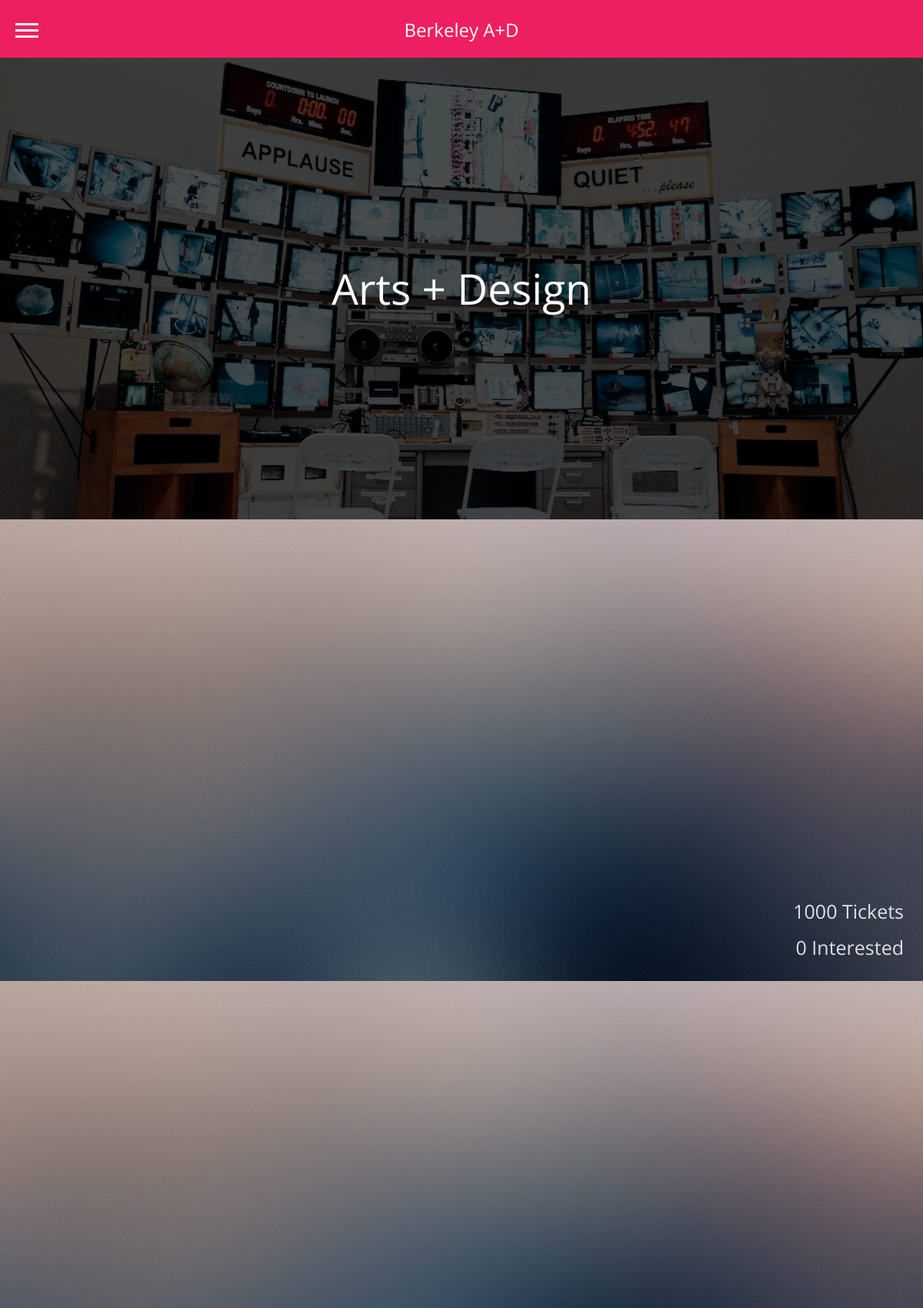
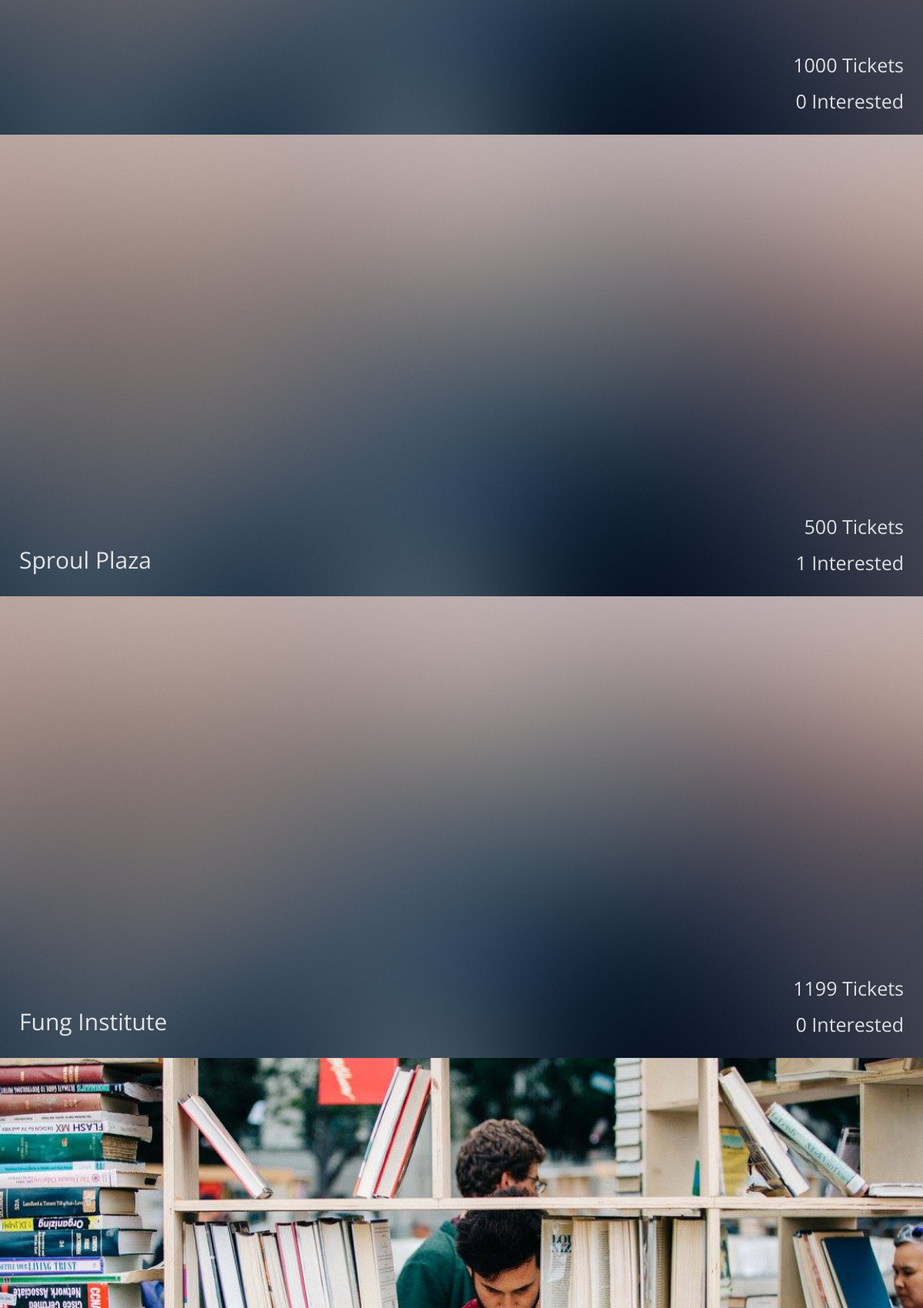
/home/ (upper part), run on the app's committed database (2 pictures, top to bottom).
### aC_bookfest/models.py (models this page shows)
class Event(models.Model):
    Title = models.CharField(max_length=255, blank=True)
    Type = models.CharField(max_length=100)
    Website = models.CharField(max_length=255, blank=True)
    Organizer = models.CharField(max_length=100)
    Location = models.CharField(max_length=255, blank=True)
    Time = models.CharField(max_length=100)
    Description = models.TextField(max_length=10000, blank=True)
    OfferType = models.CharField(max_length=100, blank=True)
    Max_order = models.IntegerField(null=False)
    Picture = models.FileField(upload_to=event_pic_path,null=True,default='settings.MEDIA_ROOT/default.jpg')

### aC_bookfest/views.py (the view)
# urls.py: url(r'^home/$', views.home, name='home'),
def home(request):
    latest_event_list = Event.objects.filter(Type='event').order_by('Time')[:5]
    return render(request, 'frontend/index.html', { 'latest_event_list': latest_event_list })

### aC_bookfest/templates/frontend/index.html (shortened to what this page needs)
{% extends 'frontend/base.html' %}
{% block content %}
<div class="rest">
<div class="angular-content" ng-app="myApp" ng-controller="myController">
	{% with user.profile.favorites.all as favorites %}
	    {% if latest_event_list %}
	        {% for event in latest_event_list %}
	            <div class="event-container" >
	            	<a href="{% url 'event_detail' pk=event.pk %}">
	                {% if event.Picture.url %}
	                <div class="event-image">
	                    <img src="{{ event.Picture.url }}" alt="{{ event.Title }}"/>
	                </div>
	                {% endif %}
	                <div class="event-info" ng-class="'color' + ($index % 3)">
						<div class="event-location">{{ event.Location }}</div>
						<div class="event-tix">{{ event.Max_order }} Tickets</div>
						<div class="event-interest">{{ event.favorited_by.count }} Interested</div>
					</div>
	            	</a>
	            </div>
	        {% endfor %}
	    {% else %}
	        <p>No events are available.</p>
	    {% endif %}
	{% endwith %}
</div>
</div>
{% endblock %}

### static/css/home_style.css (style rules this page uses)
html, body, div, span, applet, object, iframe, h1, h2, h3, h4, h5, h6, p, blockquote, pre, a, abbr, acronym, address, big, cite, code, del, dfn, em, img, ins, kbd, q, s, samp, small, strike, strong, sub, sup, tt, var, b, u, i, center, dl, dt, dd, ol, ul, li, fieldset, form, label, legend, table, caption, tbody, tfoot, thead, tr, th, td, article, aside, canvas, details, embed, figure, figcaption, footer, header, hgroup, menu, nav, output, ruby, section, summary, time, mark, audio, video { margin: 0; padding: 0; border: 0; font-size: 100%; font: inherit; vertical-align: baseline; }
body { line-height: 1; }
html { animation: fadeIn 1s ease forwards; }
body { margin:0 ! important; padding:0 ! important; }
.rest { height: 100%; width: 100%; transition: all 0.3s; -webkit-transition: all 0.3s; -moz-transition: all 0.3s; -o-transition: all 0.3s; }
a, a:link, a:visited { text-decoration: none; color: white; }
.event-container { position: relative; }
.event-image { height: 265px; width: 100%; }
.event-image img { width: 100%; height: 100%; object-fit: cover; }
.event-info { position: absolute; width: 100%; height: 85px; bottom: 0; opacity: 0.85; color: white; }
.event-location { position: absolute; bottom: 15px; left: 15px; font-size: 14px; }
.event-tix { position: absolute; top: 21px; right: 15px; font-size: 13px; }
.event-interest { position: absolute; bottom: 16px; right: 15px; font-size: 13px; }
@media only screen and (min-width: 750px) { .event-image { height: 450px; } }
@media only screen and (min-width: 750px) { .event-info { height: 120px; } }
@media only screen and (min-width: 750px) { .event-location { position: absolute; bottom: 20px; left: 20px; font-size: 24px; } }
@media only screen and (min-width: 750px) { .event-tix { position: absolute; top: 35px; right: 20px; font-size: 20px; } }
@media only screen and (min-width: 750px) { .event-interest { position: absolute; bottom: 20px; right: 20px; font-size: 20px; } }
@media only screen and (min-width: 1000px) { .event-image { height: 600px; } }
@media only screen and (min-width: 1000px) { .event-info { height: 150px; } }
@media only screen and (min-width: 1000px) { .event-location { position: absolute; bottom: 25px; left: 25px; font-size: 30px; } }
@media only screen and (min-width: 1000px) { .event-tix { position: absolute; top: 42px; right: 25px; font-size: 25px; } }
@media only screen and (min-width: 1000px) { .event-interest { position: absolute; bottom: 25px; right: 25px; font-size: 25px; } }

### static/css/event_style.css (style rules this page uses)
html, body, div, span, applet, object, iframe, h1, h2, h3, h4, h5, h6, p, blockquote, pre, a, abbr, acronym, address, big, cite, code, del, dfn, em, img, ins, kbd, q, s, samp, small, strike, strong, sub, sup, tt, var, b, u, i, center, dl, dt, dd, ol, ul, li, fieldset, form, label, legend, table, caption, tbody, tfoot, thead, tr, th, td, article, aside, canvas, details, embed, figure, figcaption, footer, header, hgroup, menu, nav, output, ruby, section, summary, time, mark, audio, video { margin: 0; padding: 0; border: 0; font-size: 100%; font: inherit; vertical-align: baseline; }
body { line-height: 1; }
html { animation: fadeIn 1s ease forwards; }
body { margin:0 ! important; padding:0 ! important; }
.rest { height: 100%; width: 100%; transition: all 0.3s; -webkit-transition: all 0.3s; -moz-transition: all 0.3s; -o-transition: all 0.3s; }

### data on the page
Event: Picture (picture), Max_order "1000", favorited_by.count "0"
Event: Picture (picture), Max_order "1000", favorited_by.count "0"
Event: Picture (picture), Location "Sproul Plaza", Max_order "500", favorited_by.count "1"
Event: Picture (picture), Location "Fung Institute", Max_order "1199", favorited_by.count "0"
Event: Picture (picture)
